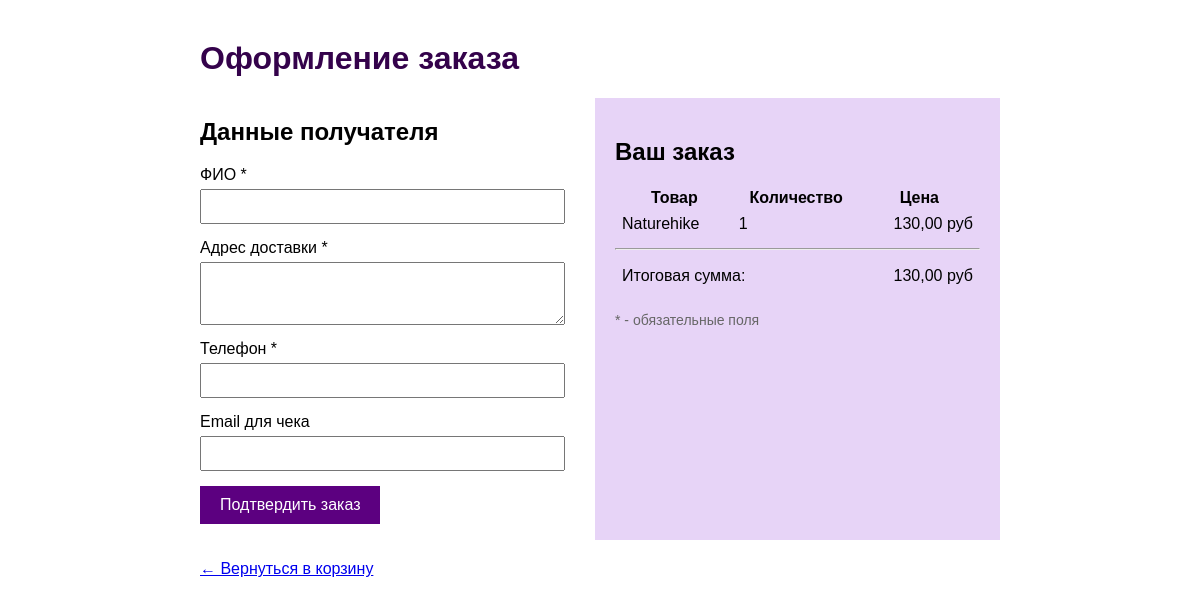
/checkout/ (signed in), run on an earlier commit of the app's database.
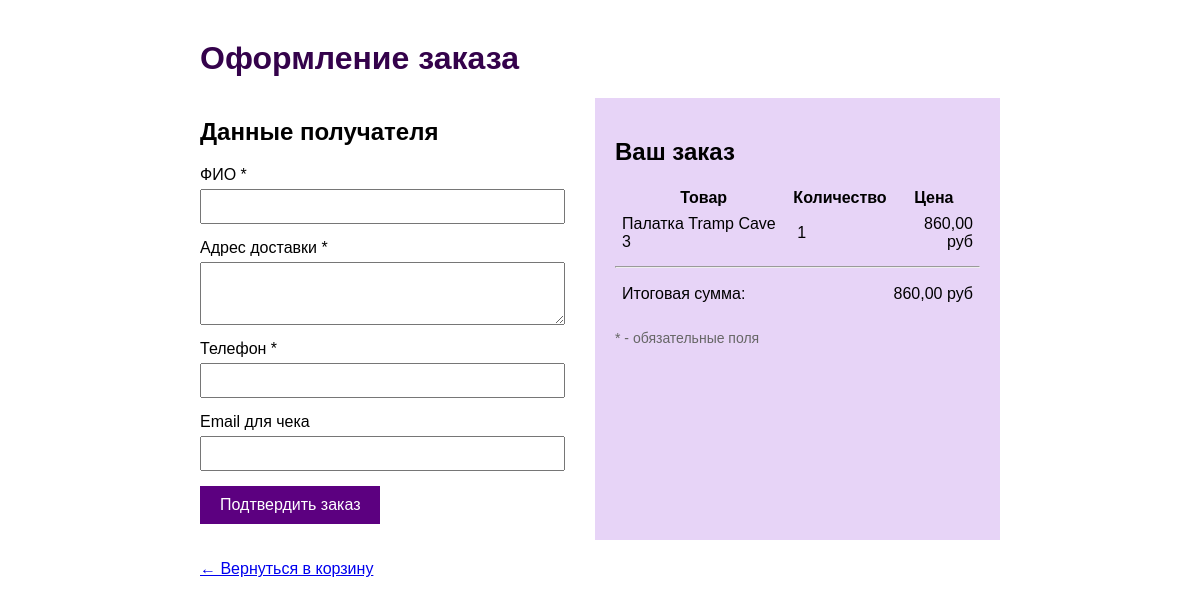
And on a later commit of the database.
### NewApp/models.py (models this page shows, shortened)
class CartElement(models.Model):
    cart=models.ForeignKey(Cart,on_delete=models.CASCADE,related_name='items',verbose_name='Корзина')
    product=models.ForeignKey(Product,on_delete=models.CASCADE,verbose_name='Товар')
    quantity=models.PositiveIntegerField(verbose_name='Количество')
    def elem_price(self):
        return self.product.price * self.quantity

class Product(models.Model):
    name=models.CharField(max_length=200,verbose_name='Название товара')
    description=models.TextField(null=False,verbose_name='Описание товара')
    product_image=models.ImageField(upload_to='product/')
    price=models.DecimalField(max_digits=10,verbose_name='Цена', decimal_places=2,validators=[MinValueValidator(0)])
    quantity=models.IntegerField(validators=[MinValueValidator(0)])
    category=models.ForeignKey(Category,on_delete=models.CASCADE)
    manufacturer=models.ForeignKey(Manufacturer,on_delete=models.CASCADE)

### NewApp/views.py (the view, shortened to what this page needs)
# urls.py: path('checkout/',views.checkout,name="checkout"),
@login_required
def checkout(request):
   cart, _ = Cart.objects.get_or_create(user=request.user)
   items = CartElement.objects.filter(cart=cart)
   if not items:
       messages.error(request,"Корзина пуста")
       return redirect('cart_view')
   context = {
        'items':items,
        'total_price':sum(item.elem_price() for item in items)
    }
   return render(request,'NewApp/checkout.html', context)

### NewApp/templates/NewApp/checkout.html (shortened to what this page needs)
<html>
<head>
</head>
<body>
    <h1>Оформление заказа</h1>
    <div class="container">
        <div class="form-section">
            <h2>Данные получателя</h2>
            <form method="post" action="{% url 'checkout' %}">
                <label>ФИО *</label>
                <input type="text" name="full_name" required>
                <label>Адрес доставки *</label>
                <textarea name="home_address" rows="3" required></textarea>
                <label>Телефон *</label>
                <input type="text" name="num_phone" required>
                <label>Email для чека</label>
                <input type="email" name="email" value="{{ user.email }}"  required>
                <button type="submit" class="btn btn-primary">Подтвердить заказ</button>
            </form>
        </div>
  {% if items %}
        <div class="cart-section">
            <h2>Ваш заказ</h2>
            <table>
                <tr>
                <th>Товар</th>
                <th>Количество</th>
                <th>Цена</th>
                </tr>
                {% for item in items %}
                <tr>
                    <td>{{ item.product.name }}</td>
                    <td>{{ item.quantity }}</td>
                    <td align="right">{{ item.elem_price }} руб</td>
                </tr>
                {% endfor %}
            </table>
            <hr>
            <div class="total">
                <table>
                    <tr>
                        <td>Итоговая сумма:</td>
                        <td align="right">{{ total_price }} руб</td>
                    </tr>
                </table>
            </div>
            <p style="color: #666; font-size: 14px; margin-top: 20px;">
                * - обязательные поля
            </p>
        </div>
    </div>
    <p style="margin-top: 20px;">
        <a href="{% url 'cart_view' %}">← Вернуться в корзину</a>
    </p>
  {% else %}
         <p style="text-align: center; color: #450047;">Корзина пуста. <a href="{% url 'catalog' %}">Перейти в каталог</a></p>
  {% endif %}
</body>
</html>

What changed in the data, as far as the page shows it:
removed CartElement: product.name "Naturehike", quantity "1", elem_price "130,00"
added CartElement: product.name "Палатка Tramp Cave 3", quantity "1", elem_price "860,00"
Also different on the page:
{{ total_price }}: "130,00" → "860,00"
